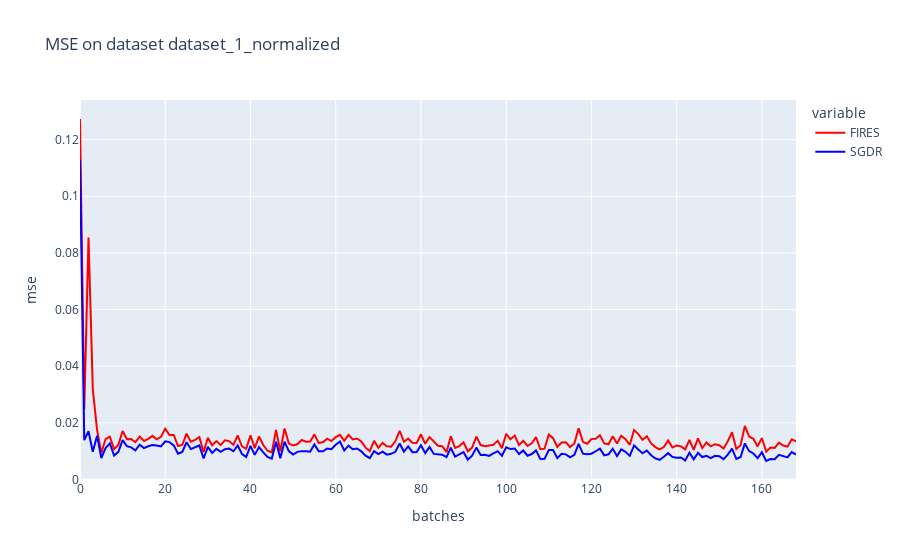

Source (notebook cell):
### Code cell
title = "MSE on dataset {}".format(dataset_name)
col_names = ["FIRES", "SGDR"]
d = {"FIRES":fires_mse, "SGDR":sgdr_mse}
df = pd.DataFrame(d, columns=col_names)
fig = px.line(df, y = col_names, title=title, labels={"index":"batches", "value":"mse"}, color_discrete_map={'FIRES': 'red', "SGDR": "blue"})
fig.show()

### Figure 1 — Plotly figure (JSON) as saved in the notebook; plotly's stock layout.template omitted (floating-point values rounded to 4 significant figures; data arrays with more than 128 entries replaced by an {"elided": "..."} marker saying what was removed)
{"data": [{"hovertemplate": "variable=FIRES<br>batches=%{x}<br>mse=%{y}<extra></extra>", "legendgroup": "FIRES", "line": {"color": "red", "dash": "solid"}, "mode": "lines", "name": "FIRES", "orientation": "v", "showlegend": true, "type": "scatter", "x": {"elided": "169 int values"}, "xaxis": "x", "y": {"elided": "169 float values"}, "yaxis": "y"}, {"hovertemplate": "variable=SGDR<br>batches=%{x}<br>mse=%{y}<extra></extra>", "legendgroup": "SGDR", "line": {"color": "blue", "dash": "solid"}, "mode": "lines", "name": "SGDR", "orientation": "v", "showlegend": true, "type": "scatter", "x": {"elided": "169 int values"}, "xaxis": "x", "y": {"elided": "169 float values"}, "yaxis": "y"}], "layout": {"legend": {"title": {"text": "variable"}, "tracegroupgap": 0}, "title": {"text": "MSE on dataset dataset_1_normalized"}, "xaxis": {"anchor": "y", "domain": [0, 1], "title": {"text": "batches"}}, "yaxis": {"anchor": "x", "domain": [0, 1], "title": {"text": "mse"}}}}
